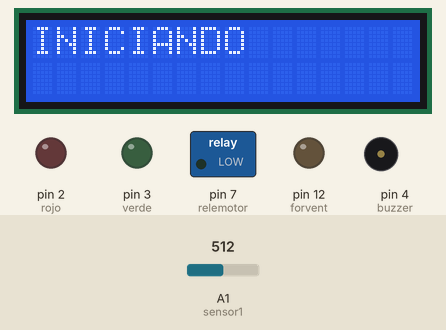
This sketch was run on a simulated Arduino Mega 2560, built with avr-gcc and run on an emulated ATmega2560. On the bench: 16×2 character LCD, switched loads named in the sketch (green lamp = pin HIGH), output pins drawn as LEDs (lit = HIGH), buzzer (waves = sounding, pin HIGH). The inputs (shaded band) are chosen by the test bench; at power-on: A1 (sensor1) = 512.

Above: at 0.1 s.
At 60.1 s:
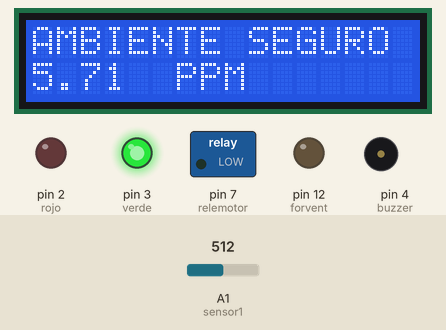
Timing chart, 0 to 61.6 s (numbered marks = the images above):
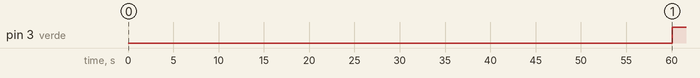

Measured:
- by itself, pin 3 (verde): LOW → HIGH at 60.1 s

The sketch:

datos_arduino.txt.ino
```cpp
#include <LiquidCrystal.h>
LiquidCrystal lcd(5,6,8,9,10,11);

#define RL 10.0
#define RO 6.31
int rojo = 2;
int verde = 3;
int buzzer = 4;
int sensor1 = A1;
int referencia = 9;
int relemotor = 7;
int forvent = 12;
char dato;

void setup()
{
pinMode(relemotor, OUTPUT);
pinMode(forvent, OUTPUT);
pinMode(rojo, OUTPUT);
pinMode(verde,OUTPUT);
pinMode(buzzer,OUTPUT);
pinMode(sensor1,INPUT);
Serial.begin(9600);
Serial1.begin(9600);
lcd.begin(16,2);
lcd.clear();
lcd.setCursor(0,0);
lcd.print("INICIANDO");
delay(60000);
}

void loop()
{
  if (Serial1.available()){
    dato = Serial1.read();
    }

  float Rs = calcularRs();
  float ratio = Rs / RO;
  float ppmCO = calppm(ratio);
  Serial1.println(ppmCO,2);

  //Serial.print("Rs: ");
  //Serial.print(Rs, 2);
  //Serial.print(" kohm  Rs/Ro: ");
  //Serial.print(ratio, 2);
  //Serial.print("  CO: ");
  //Serial.print(ppmCO, 2);
  //Serial.println(ppmCO,2);
  //Serial.println(" ppm");

  if(ppmCO>=referencia || dato == '1')
  {
    digitalWrite(rojo,HIGH);
    digitalWrite(verde,LOW);
    digitalWrite(relemotor,HIGH);
    tone(buzzer,1000,10000);
    lcd.clear();
    lcd.setCursor(0,0);
    lcd.print("ALERTA");
    lcd.setCursor(0,1);
    lcd.print(ppmCO);
    lcd.setCursor(6,1);
    lcd.print("PPM");
    delay(2000);
  }
  else
  {
    digitalWrite(verde,HIGH);
    digitalWrite(relemotor,LOW);
    digitalWrite(rojo,LOW);
    noTone(buzzer);
    lcd.clear();
    lcd.setCursor(0,0);
    lcd.print("AMBIENTE");
    lcd.setCursor(9,0);
    lcd.print("SEGURO");
    lcd.setCursor(0,1);
    lcd.print(ppmCO);
    lcd.setCursor(6,1);
    lcd.print("PPM");
    delay(2000);
  }
   }
float calcularRs() {
  int adcValue = analogRead(sensor1);
  float voltage = (adcValue / 1023.0) * 5.0;
  float rs = (5.0 - voltage) / voltage * RL;
  return rs;
}

float calppm(float ratio) {
  float logRatio = log10(ratio);
  float logPPM = -0.77 * logRatio + 0.91; // Curva estimada del datasheet
  return pow(10, logPPM);
}
```
